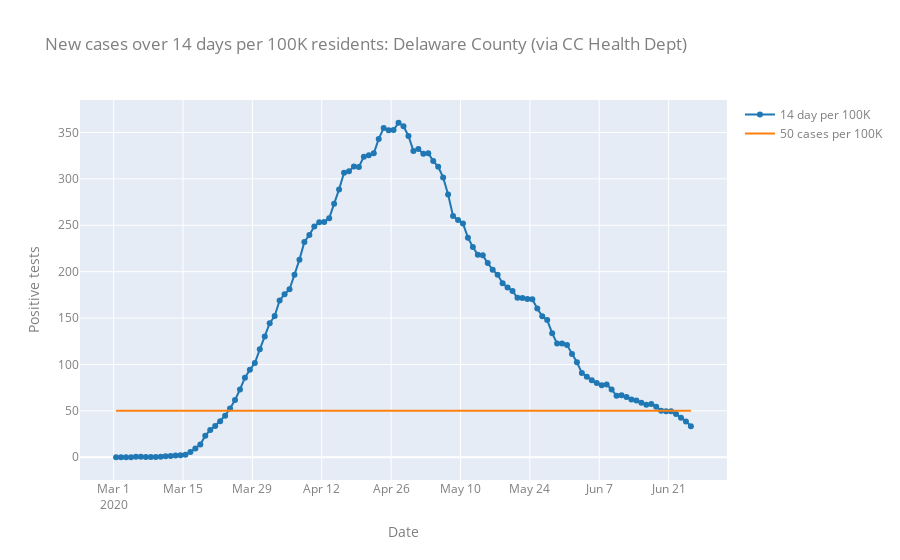

This figure's notebook cell:
### Code cell
average_new_cases(df, 14, centered=False)
yellow_target_plotly(df, "Delaware County (via CC Health Dept)", output='inline', pngScale=1)
